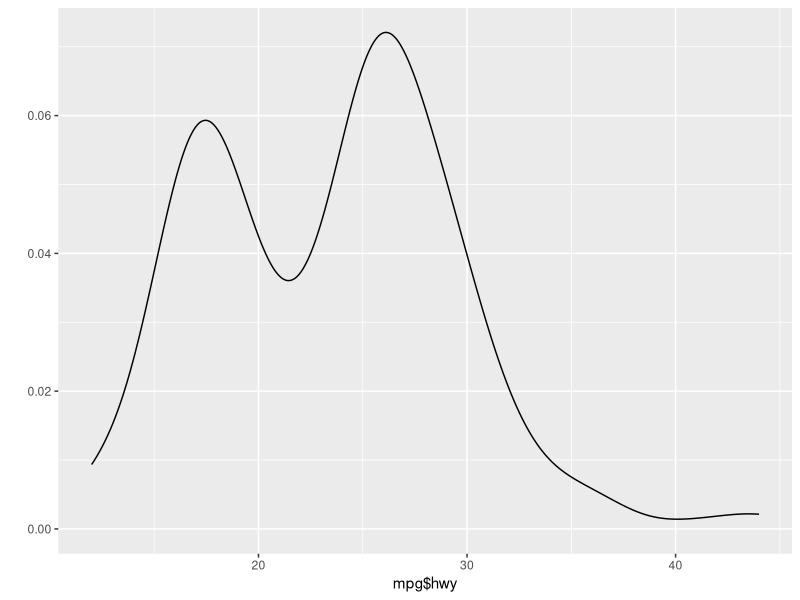
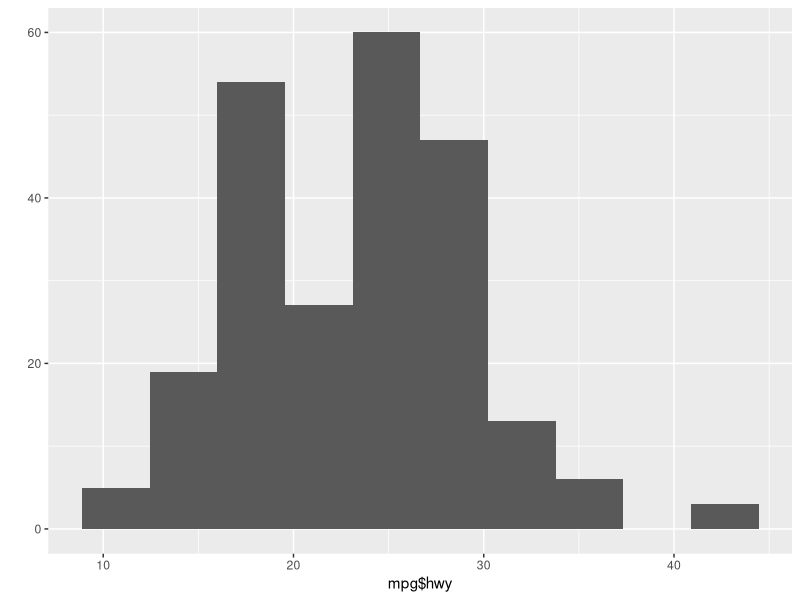
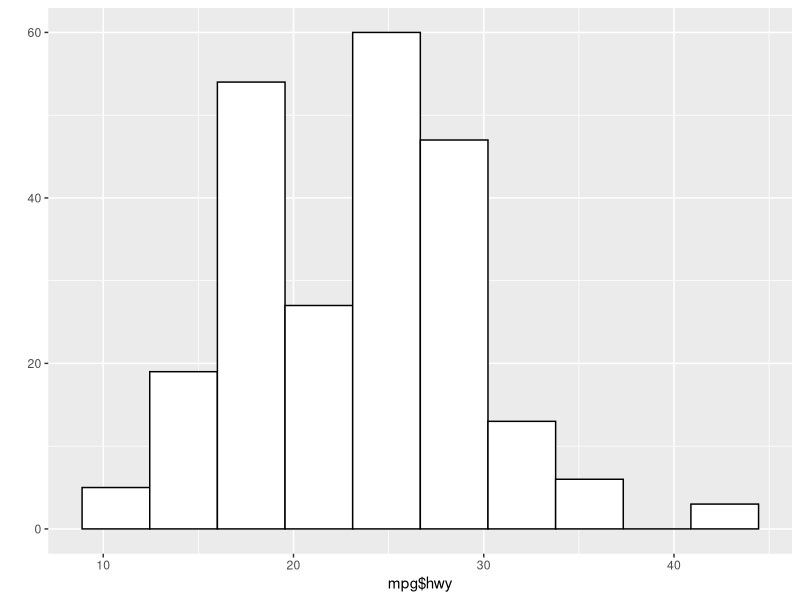
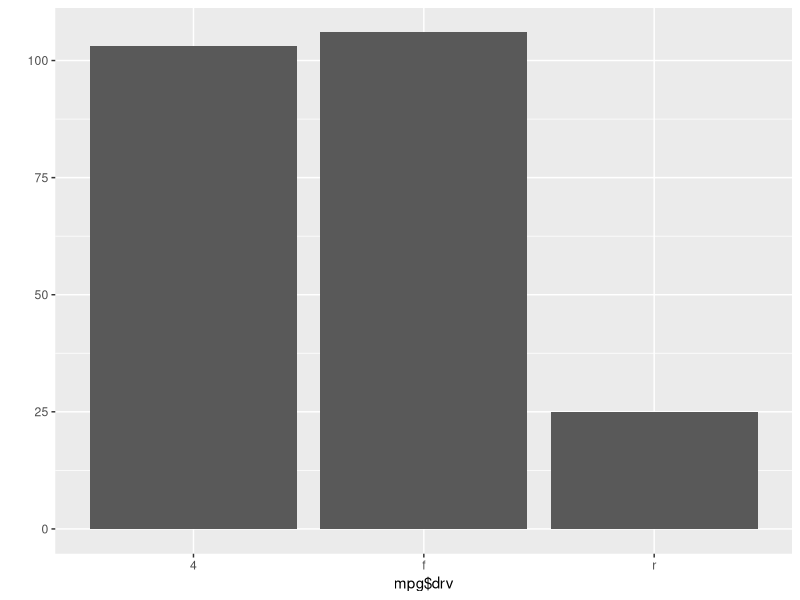
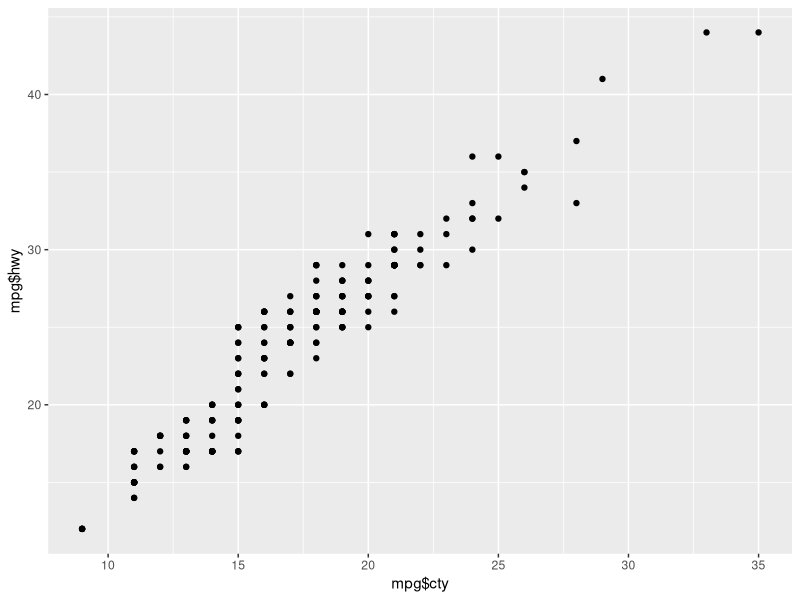
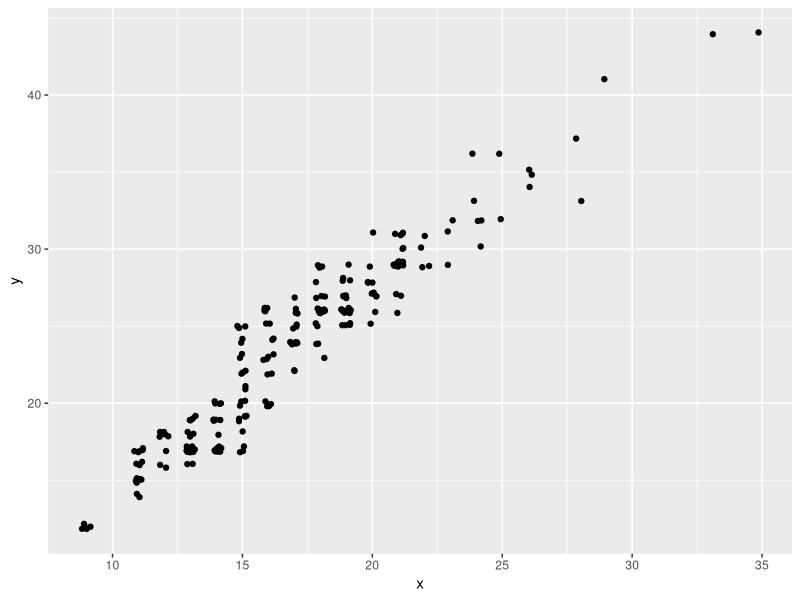
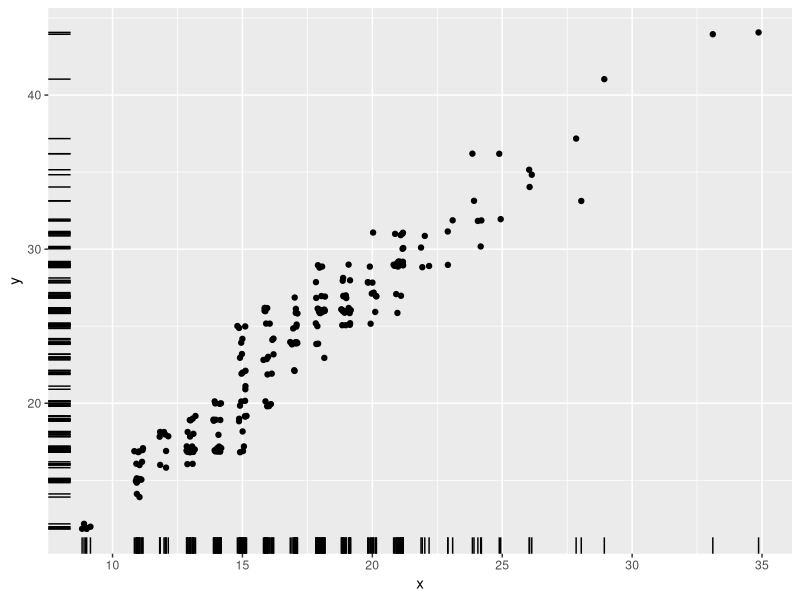
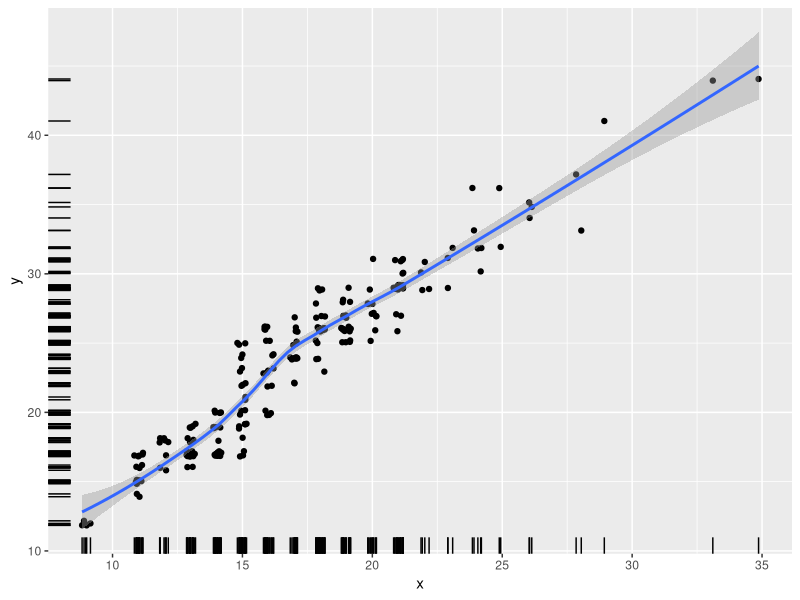

R code for these plots, in order:
## ---- chunk 1
knitr::opts_chunk$set(echo = TRUE, fig.width = 3, fig.height = 2, fig.align = "center")
## ---- chunk 2
set.seed(1)
## ---- chunk 3
library(ggplot2)
## ---- chunk 4
data(mpg, package = "ggplot2")
## ---- chunk 5
qplot(x = mpg$hwy, geom = "density")
## ---- chunk 6
qplot(mpg$hwy, geom = "histogram", bins = 10)
## ---- chunk 7
qplot(mpg$hwy, geom = "histogram", bins = 10, color = I("black"), fill = I("white"))
## ---- chunk 8
qplot(mpg$drv, geom = "bar")
## ---- chunk 9
qplot(mpg$cty, mpg$hwy, geom = "point")
## ---- chunk 10
x <- jitter(mpg$cty)
y <- jitter(mpg$hwy)
qplot(x, y, geom = "point")
## ---- chunk 11
qplot(x, y, geom = "point") + 
  geom_rug()
## ---- chunk 12
qplot(x, y, geom = "point") + 
  geom_rug() + 
  geom_smooth()
## ---- chunk 13
qplot(x, y, geom = "point") + 
  geom_rug() + 
  geom_smooth() + 
  annotate(geom = "text", x = 15, y = 40, label = "some text")
## ---- chunk 14
qplot(x = mpg$class, y = mpg$hwy, geom = "boxplot")
## ---- chunk 15
x <- seq(-2, 2, length = 100)
y <- x^2
qplot(x, y, geom = "line")
## ---- chunk 16
x <- jitter(mpg$hwy)
y <- jitter(mpg$cty)
z <- factor(mpg$drv)
qplot(x, y, color = z)
## ---- chunk 17
qplot(x, y, color = z) + scale_color_discrete(name = "New Name1")
qplot(x, y, shape = z) + scale_shape_discrete(name = "New Name2")
## ---- chunk 18
qplot(cty, hwy, color = drv, data = mpg, geom = "point")
## ---- chunk 19
qplot(cty, hwy, data = mpg, facets = . ~ drv, geom = "point")
qplot(cty, hwy, data = mpg, facets = drv ~ ., geom = "point")
## ---- chunk 20
qplot(cty, hwy, data = mpg, facets = fl ~ drv, geom = "point")
